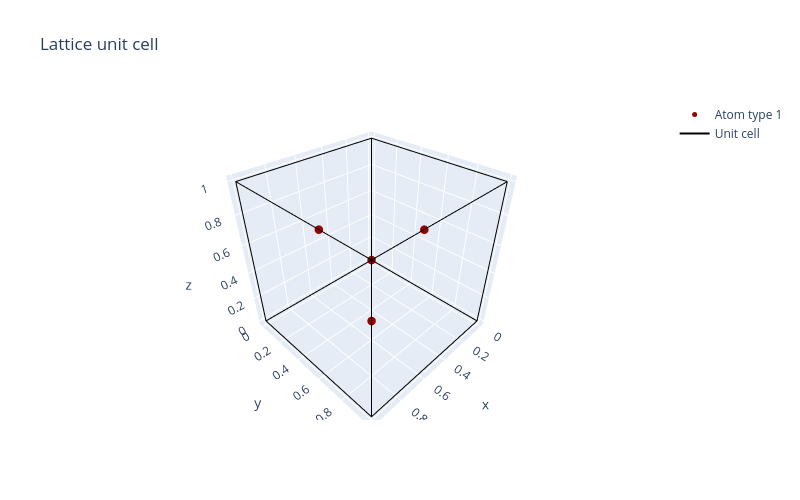

This figure's notebook cell:
### Markdown cell above
or visualise the lattice unit cell in a 3D plot:

### Code cell
test_lattice.visualise_3d()

### Figure 1 — Plotly figure (JSON) as saved in the notebook; plotly's stock layout.template omitted (floating-point values rounded to 4 significant figures)
{"data": [{"marker": {"color": "rgb(155, 0, 0)", "size": 5}, "mode": "markers", "name": "Atom type 1", "type": "scatter3d", "x": [0, 0.5, 0, 0.5], "y": [0, 0.5, 0.5, 0], "z": [0, 0, 0.5, 0.5]}, {"line": {"color": "rgb(0, 0, 0)", "width": 2}, "mode": "lines", "name": "Unit cell", "type": "scatter3d", "x": [0, 1, null, 0, 0, null, 0, 0, null, 1, 1, null, 0, 1, null, 1, 1, null, 0, 1, null, 0, 0, null, 0, 1, null, 1, 1, null, 1, 1, null, 0, 0, null], "y": [0, 0, null, 0, 1, null, 0, 0, null, 0, 1, null, 1, 1, null, 1, 1, null, 1, 1, null, 0, 1, null, 0, 0, null, 0, 1, null, 0, 0, null, 1, 1, null], "z": [0, 0, null, 0, 0, null, 0, 1, null, 0, 0, null, 0, 0, null, 0, 1, null, 1, 1, null, 1, 1, null, 1, 1, null, 1, 1, null, 0, 1, null, 0, 1, null]}], "layout": {"height": 500, "title": {"text": "Lattice unit cell"}, "width": 800, "xaxis": {"domain": [0, 0.9], "nticks": 10}, "yaxis": {"scaleanchor": "x"}}}
